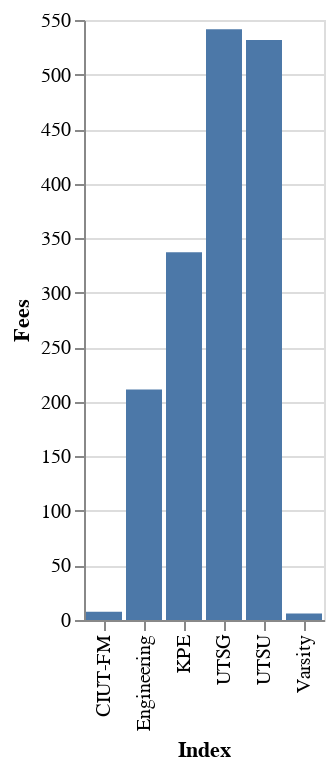

The notebook cell this image was saved under:
### Code cell
grouped_bd['Index'] = grouped_bd.index
alt.Chart(grouped_bd).mark_bar().encode(
    x = 'Index',
    y = 'Fees'
)

### Figure 1 — Vega-Lite specification as saved in the notebook (floating-point values rounded to 4 significant figures)
{"config": {"view": {"continuousWidth": 400, "continuousHeight": 300}}, "data": {"name": "data-1045c810c3342870f2245bd029b95aa4"}, "mark": "bar", "encoding": {"x": {"type": "nominal", "field": "Index"}, "y": {"type": "quantitative", "field": "Fees"}}, "$schema": "https://vega.github.io/schema/vega-lite/v4.8.1.json", "datasets": {"data-1045c810c3342870f2245bd029b95aa4": [{"Fees": 541.5, "Index": "UTSG"}, {"Fees": 531.6, "Index": "UTSU"}, {"Fees": 337.1, "Index": "KPE"}, {"Fees": 211.3, "Index": "Engineering"}, {"Fees": 7.5, "Index": "CIUT-FM"}, {"Fees": 5.86, "Index": "Varsity"}]}}
